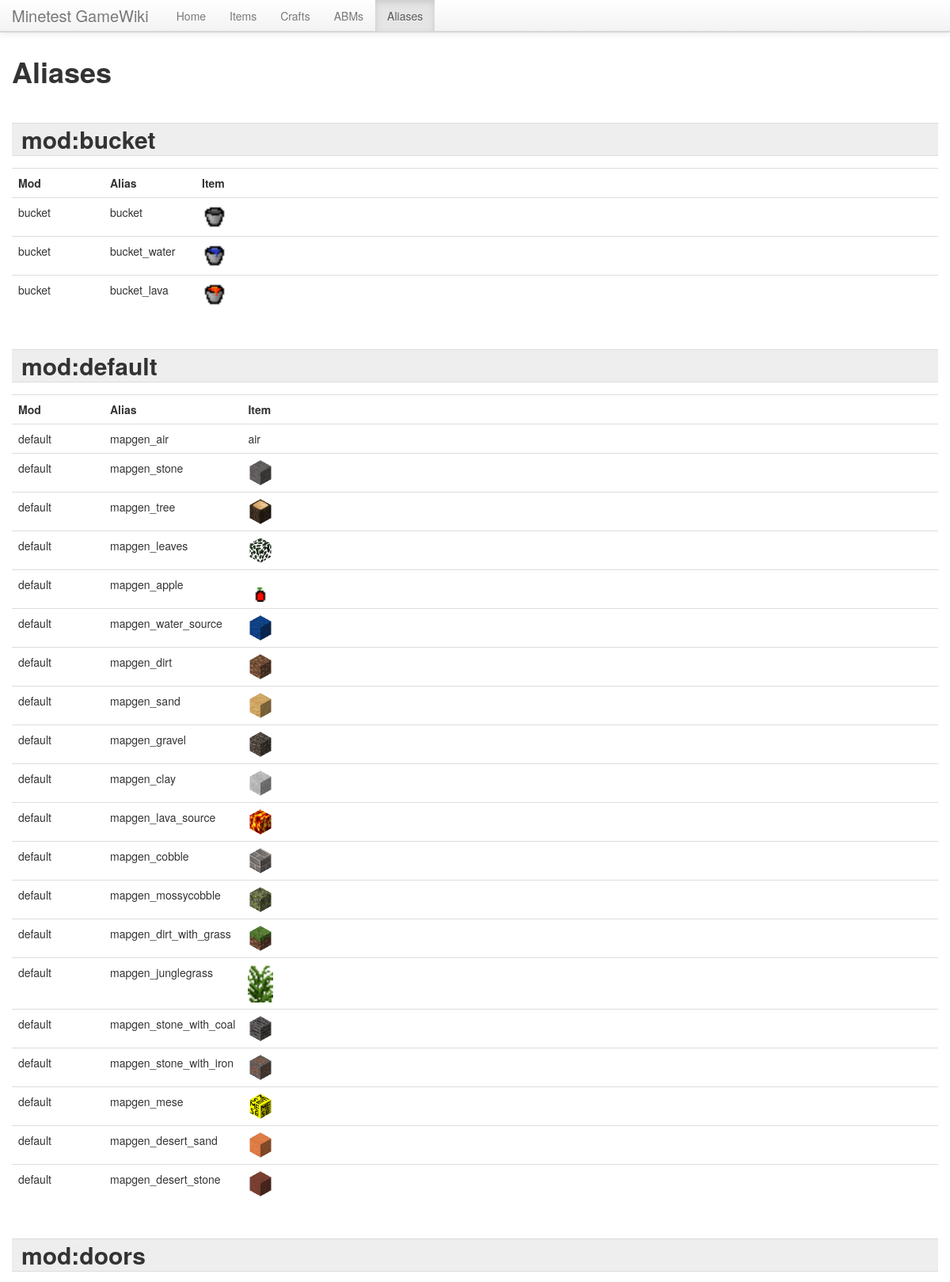
Page /aliases.php (upper part) on the committed database.
### tables this page shows
CREATE TABLE "alias" ("id" INTEGER PRIMARY KEY, "mod" TEXT, "data" TEXT, "name" TEXT, "itemname" TEXT);

CREATE TABLE "item" ("id" INTEGER PRIMARY KEY, "mod" TEXT, "data" TEXT, "type" TEXT, "name" TEXT, "description" TEXT, "image" TEXT);

### aliases.php (the view, shortened to what this page needs)
<?php require('globals.php'); ?>
<!DOCTYPE html>
<html lang="en">
<head>
    <?php echo head_tags(); ?>
</head>
<body>
<?php echo menu(); ?>
<div class="container">
    <?php
    $mods = get_mods();
    $filters = $filter_sql = $filter_join = '';
	?>
    <h1>Aliases
	</h1>
	<?php
    foreach ($mods as $mod) {
        $output_mod = false;
        echo '<h2>mod:' . ($mod ? $mod : 'no-mod') . '</h2>';
		$q = $GLOBALS['db']->query('SELECT id, mod, data FROM ' . $filter_join . ' "alias" WHERE mod="' . $mod . '" ' . $filter_sql . ' ORDER BY mod');
		echo '<table class="table">';
		echo '<tr>';
		echo '<th width="100">Mod</th>';
		echo '<th width="100">Alias</th>';
		echo '<th>Item</th>';
		echo '</tr>';
		while ($row = $q->fetchArray()) {
			$output_mod = true;
			$data = json_decode($row['data']);
			echo '<tr>';
			echo '<td>' . $row['mod'] . '</td>';
			echo '<td>' . $data->name . '</td>';
			echo '<td>' . item($data->options, null, true) . '</td>';
			echo '</tr>';
		}
		echo '</table>';
        $contents = ob_get_clean();
        if ($output_mod) echo $contents;
	}
    ?>
</div>
</body>
</html>

### globals.php (shortened to what this page needs)
<?php
function item_image($item, $options = array())
{
    $file = false;
    if (!$file && !empty($item['name'])) {
        $file = 'itemcubes/' . str_replace(':', '-', $item['name']) . '.png';
        if (!file_exists($file))
            $file = false;
    }
    if (!$file && !empty($item['image'])) {
        if (substr($item['image'], 0, 14) == '[inventorycube') {
            $file = 'itemcubes/' . $item['image'] . '.png';
        }
    }
    if (!$file && !empty($item['image'])) {
		$file = 'textures/'.$item['image'];
		if (!file_exists($file))
			$file = false;
    }
    if ($file) {
        $width = $height = '';
        if (empty($options['fullsize'])) {
            $width = 'width="' . (!empty($options['width']) ? $options['width'] : '32px') . '" ';
            $height = 'height="' . (!empty($options['height']) ? $options['height'] : '32px') . '" ';
        }
        $class = !empty($options['class']) ? 'class="' . $options['class'] . ' "' : '';
        return '<img src="' . $file . '" ' . $width . $height . $class . '/>';
    }
    return false;
}
function item($name, $quantity = null, $small = false)
{
    $output = '';
    $name = SQLite3::escapeString(item_name($name));
    if (!$name || in_array($name, array('air', 'default:air'))) {
        return $name;
    }
    $alias = $GLOBALS['db']->querySingle('SELECT itemname FROM alias WHERE name="' . $name . '"');
    $q = $GLOBALS['db']->query('SELECT id, data, type, name, image, description FROM item WHERE name="' . $name . '"');
    if ($item = $q->fetchArray()) {
		$attr = 'class="item"';
		if ($small) {
			$attr = 'rel="tooltip" title="' . $item['description'] . ' [' . $item['type'] . '][' . $item['name'] . ']' . ($quantity ? ' x' . $quantity : '') .'"';
		}
        $output .= '<a href="item.php?name=' . $item['name'] . '" ' . $attr . '>';
        $output .= '<span class="image">' . item_image($item) . '</span>';
        $output .= '</a>';
    }
    elseif (substr($name, 0, 6) == 'group:') {
        $output .= '<a href="items.php?group=' . substr($name, 6) . '">' . $name . '</a>';
    }
    else {
        $output .= $name . ' (missing item)';
    }
    return $output;
}
function head_tags()
{
    ?>
<link href="bootstrap/css/bootstrap.css" rel="stylesheet">
<link href="bootstrap/css/bootstrap-responsive.css" rel="stylesheet">
<?php
    return ob_get_clean();
}
function menu()
{
    $page = basename($_SERVER['SCRIPT_NAME']);
    ?>
<div class="navbar navbar-fixed-top">
    <div class="navbar-inner">
        <div class="container">
            <a class="brand" href="<?php echo $GLOBALS['brand_url']; ?>"><?php echo $GLOBALS['name']; ?></a>
            <div class="nav-collapse">
                <ul class="nav">
                    <li <?php echo in_array($page, array('index.php')) ? 'class="active"' : '' ?>>
                        <a href="./">Home</a></li>
                    <li <?php echo in_array($page, array('items.php', 'item.php')) ? 'class="active"' : '' ?>>
                        <a href="items.php">Items</a></li>
                    <li <?php echo in_array($page, array('crafts.php', 'craft.php')) ? 'class="active"' : '' ?>>
                        <a href="crafts.php">Crafts</a></li>
                    <li <?php echo in_array($page, array('abms.php', 'abm.php')) ? 'class="active"' : '' ?>>
                        <a href="abms.php">ABMs</a></li>
                    <li <?php echo in_array($page, array('aliases.php')) ? 'class="active"' : '' ?>>
                        <a href="aliases.php">Aliases</a></li>
                </ul>
            </div>
        </div>
    </div>
</div>
<?php
    return ob_get_clean();
}
function item_name($name)
{
    $name = str_ireplace(array('tool ', 'node ', 'craft ', 'toolitem ', 'nodeitem ', 'craftitem ', '"'), '', $name);
    $name = explode(' ', $name);
    $name = $name[0];
    return $name;
}
function get_mods()
{
	$mods = array();
	$q = $GLOBALS['db']->query('SELECT mod FROM "item" WHERE mod!="unknown" AND mod!="__builtin" AND mod!="" GROUP BY mod ORDER BY mod');
	while ($row = $q->fetchArray()) {
		$mods[] = $row['mod'];
	}
	return $mods;
}
?>

### globals.php (style rules this page uses)
body { padding-top: 60px; }
h2 { border: 1px solid #ddd; border-width: 1px 0; margin: 1.5em 0 0.5em 0; padding: 0 0.4em; background: #eee; }

### rows in the picture
alias: mod "bucket", name "bucket", item.image (picture)
alias: mod "bucket", name "bucket_water", item.image (picture)
alias: mod "bucket", name "bucket_lava", item.image (picture)
alias: mod "default", name "mapgen_air", options "air"
alias: mod "default", name "mapgen_stone", shows a picture
alias: mod "default", name "mapgen_tree", shows a picture
alias: mod "default", name "mapgen_leaves", shows a picture
alias: mod "default", name "mapgen_apple", item.image (placeholder picture)
alias: mod "default", name "mapgen_water_source", item.image (placeholder picture)
alias: mod "default", name "mapgen_dirt", shows a picture
alias: mod "default", name "mapgen_sand", shows a picture
alias: mod "default", name "mapgen_gravel", shows a picture
alias: mod "default", name "mapgen_clay", shows a picture
alias: mod "default", name "mapgen_lava_source", item.image (placeholder picture)
alias: mod "default", name "mapgen_cobble", shows a picture
alias: mod "default", name "mapgen_mossycobble", shows a picture
alias: mod "default", name "mapgen_dirt_with_grass", shows a picture
alias: mod "default", name "mapgen_junglegrass", item.image (placeholder picture)
alias: mod "default", name "mapgen_stone_with_coal", shows a picture
alias: mod "default", name "mapgen_stone_with_iron", shows a picture
alias: mod "default", name "mapgen_mese", shows a picture
alias: mod "default", name "mapgen_desert_sand", shows a picture
alias: mod "default", name "mapgen_desert_stone", shows a picture

### other values in the picture
$GLOBALS['name'] "Minetest GameWiki"
$mod "bucket"
$mod "default"
$mod "doors"
